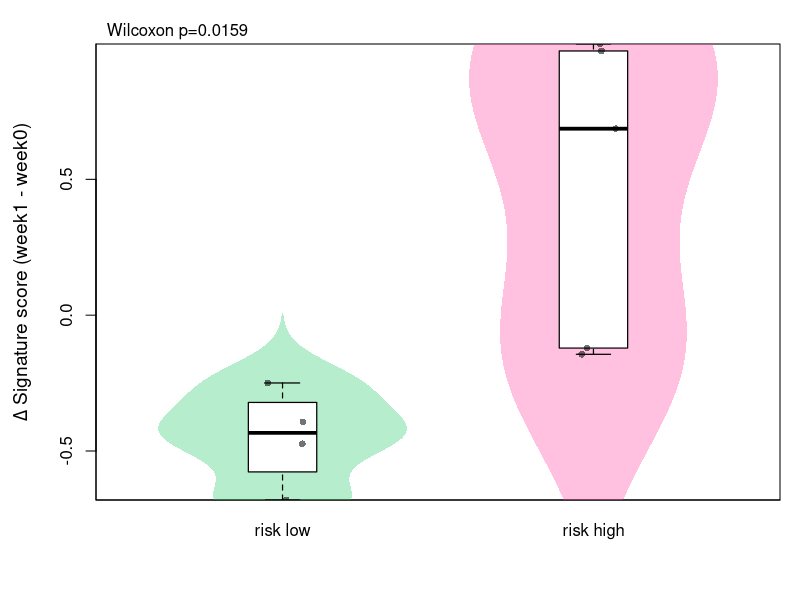
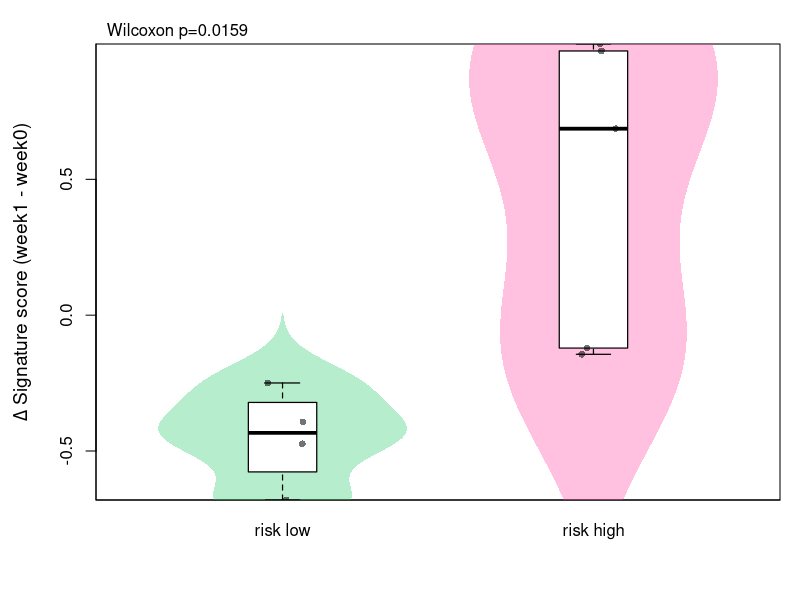

Generate these figures, in order, with R:
df <- read.csv("results/Fig6_delta_table.csv", check.names = FALSE)
df <- df[is.finite(df$delta_signature) & !is.na(df$group), ]
df$group <- factor(df$group, levels=c("signature_low","signature_high"))

# colors (match "pink vs green" syntax)
COL_LOW  <- "#2ECC71"  # green
COL_HIGH <- "#FF4FA3"  # pink

# p-value
pval <- tryCatch(wilcox.test(delta_signature ~ group, data=df)$p.value, error=function(e) NA_real_)
ptxt <- ifelse(is.na(pval), "Wilcoxon p=NA", paste0("Wilcoxon p=", format(pval, digits=3)))

# violin polygon
violin_poly <- function(y, xcenter, fill, width=0.40){
  y <- y[is.finite(y)]
  if(length(y) < 2) return()
  d <- density(y, na.rm=TRUE)
  d$y <- d$y / max(d$y) * width
  polygon(c(xcenter - d$y, rev(xcenter + d$y)),
          c(d$x, rev(d$x)),
          border=NA, col=fill)
}

draw_panel <- function(fn, w=6.6, h=4.6, is_pdf=FALSE){
  if(is_pdf) pdf(fn, width=w, height=h) else png(fn, width=1600, height=1100, res=220)

  par(mar=c(5,4.8,2.2,1), xaxs="i", yaxs="i")
  # white background, clean axes
  plot(1, type="n", xlim=c(0.4,2.6),
       ylim=range(df$delta_signature, na.rm=TRUE),
       xaxt="n", xlab="",
       ylab=expression(Delta*" Signature score (week1 - week0)"),
       cex.lab=1.15)
  box(bty="l")

  axis(1, at=c(1,2), labels=c("risk low","risk high"), las=1, tick=FALSE)

  y_low  <- df$delta_signature[df$group=="signature_low"]
  y_high <- df$delta_signature[df$group=="signature_high"]

  # translucent fills like paper
  violin_poly(y_low,  1, fill=adjustcolor(COL_LOW,  alpha.f=0.35))
  violin_poly(y_high, 2, fill=adjustcolor(COL_HIGH, alpha.f=0.35))

  # white box overlay via bxp (robust)
  bp <- boxplot(delta_signature ~ group, data=df, plot=FALSE)
  bxp(bp, add=TRUE, at=c(1,2), boxwex=0.22,
      outline=FALSE, axes=FALSE,
      border="black", lwd=1.2,
      col="white")

  # jitter points (darker)
  set.seed(1)
  xj <- ifelse(df$group=="signature_low", 1, 2) + runif(nrow(df), -0.08, 0.08)
  points(xj, df$delta_signature, pch=16, cex=0.9, col=adjustcolor("black", alpha.f=0.55))

  # p-value on top-left (like paper)
  mtext(ptxt, side=3, line=0.2, adj=0.02, cex=1.0)

  dev.off()
}

draw_panel("figs/Fig6G_delta_signature_color.png", is_pdf=FALSE)
draw_panel("figs/Fig6G_delta_signature_color.pdf", is_pdf=TRUE)

cat("Saved:\n  figs/Fig6G_delta_signature_color.png\n  figs/Fig6G_delta_signature_color.pdf\n")
